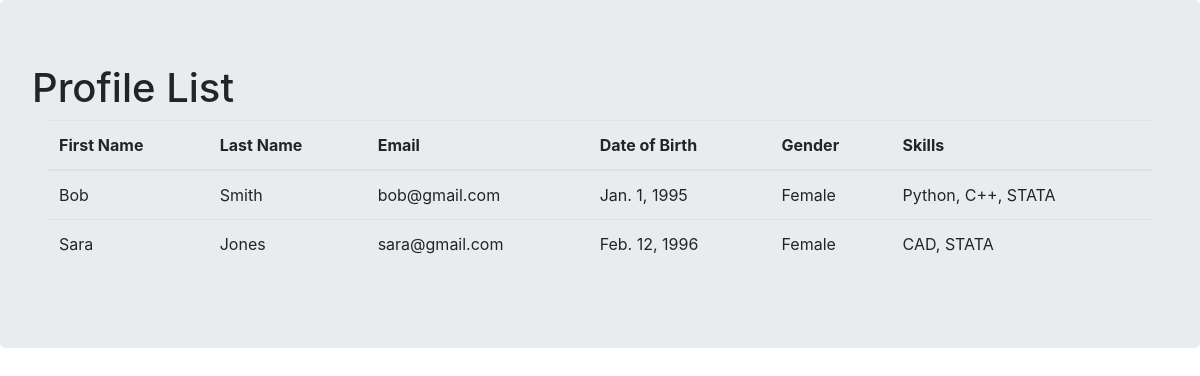
Screenshot of /skillshare/profile/ with the database file from the repository.
### skill_share/models.py (models this page shows, shortened)
class Student(models.Model):
    first_name = models.CharField(max_length=50)
    last_name = models.CharField(max_length=50)
    email = models.CharField(max_length=200)
    date_of_birth = models.DateField()
    gender = models.CharField(max_length=16, choices = GENDER_CHOICES, default = 'Other/No Answer')
    skills = models.ManyToManyField(Skill)

class Skill(models.Model):
    name = models.CharField(max_length=100)

### skill_share/views.py (the view)
# urls.py: path('profile/', views.profile, name='profile'),
def profile(request):
    template = "profile.html"
    context = {
	'student_list': Student.objects.all,
    }
    return render(request, template, context)

### skill_share/templates/profile.html (shortened to what this page needs)
<!DOCTYPE HTML>
<html>
<head>
  <link rel="stylesheet"
href="https://stackpath.bootstrapcdn.com/bootstrap/4.1.3/css/bootstrap.min.css"
integrity="sha384-MCw98/SFnGE8fJT3GXwEOngsV7Zt27NXFoaoApmYm81iuXoPkFOJwJ8ERdknLPMO"
crossorigin="anonymous">
</head>
<body>
<div class="jumbotron">
  <h1>Profile List</h1>
  <div class="col">
      <table class="table">
        <thead>
          <tr>
            <th scope="col">First Name</th>
            <th scope="col">Last Name</th>
            <th scope="col">Email</th>
            <th scope="col">Date of Birth</th>
            <th scope="col">Gender</th>
            <th scope="col">Skills</th>
          </tr>
        </thead>
        <tbody>
        {% for student in student_list %}
          <tr>
            <td>{{student.first_name}}</td>
            <td>{{student.last_name}}</td>
            <td>{{student.email}}</td>
            <td>{{student.date_of_birth}}</td>
            <td>{{student.gender}}</td>
            <td>{% for skill in student.skills.all %} {{skill.name}}{% if not forloop.last %},  {%endif%}  {% endfor %}</td>
        {% endfor %}
        </tbody>
      </table>
    </div>
  </div>

### rows the page displays
Student: first_name "Bob", last_name "Smith", email "bob@gmail.com", date_of_birth "Jan. 1, 1995", gender "Female"
Skill: name "Python"
Skill: name "C++"
Skill: name "STATA"
Student: first_name "Sara", last_name "Jones", email "sara@gmail.com", date_of_birth "Feb. 12, 1996", gender "Female"
Skill: name "CAD"
